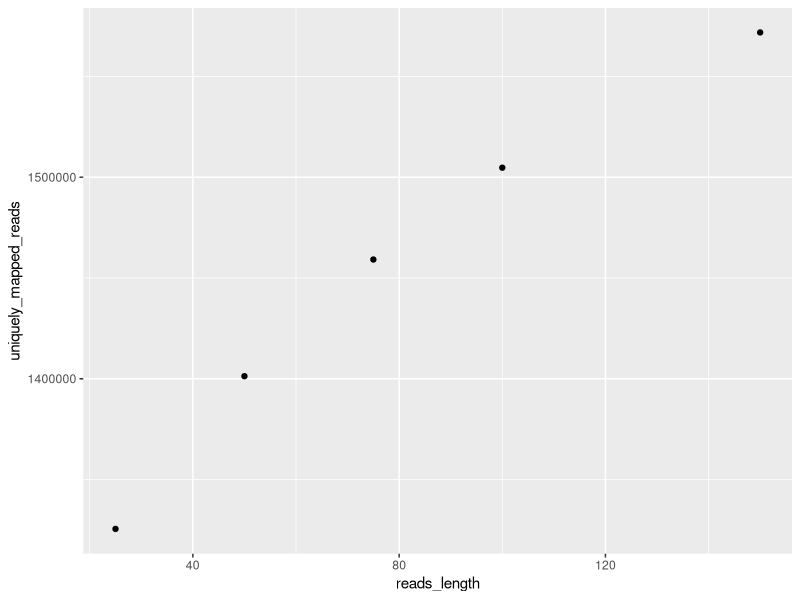
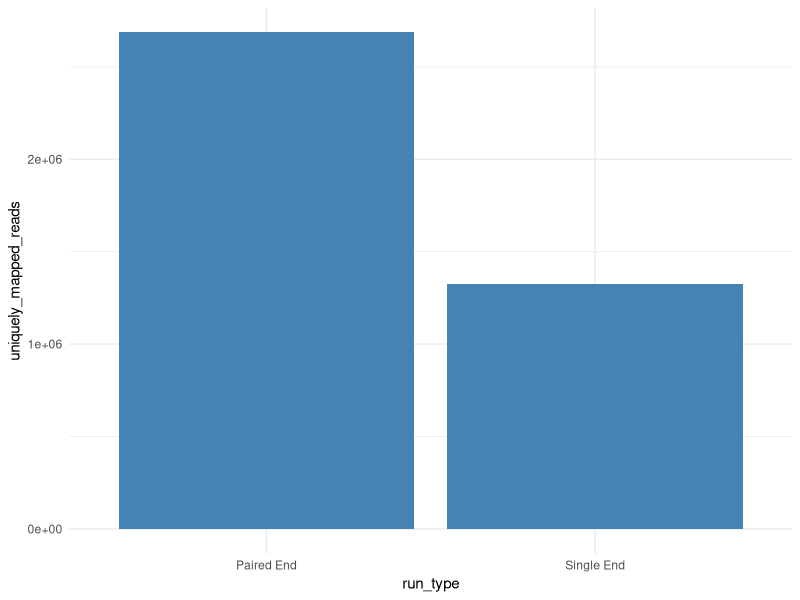

These figures' R source, in order:
## ---- chunk 1
## First, we create a dataframe with two columns, one (reads_length) for the different read lengths and another (uniquely_mapped_reads for the number of uniquely mapped reads
#?# Substitute the sequence lengths with their respective number of uniquely mapped reads, that you got from sambamba view: - 1 pt
length_mapped_reads.df <- data.frame(reads_length=c(150,100,75,50,25),
                          uniquely_mapped_reads=c(1571825,1504718,1459162,1401280,1325510))## Here


## If you don't have it already, install the "ggplot2" package on your Rstudio 
## Go to packages on the bottom left part of the screen --> install --> type: ggplot2
## Accept to install the required dependencies :) 
                    
#?# Create a scatterplot using ggplot2 - 2 pt
## Use the reads_length for the x axis, uniquely_mapped_reads for the y axis; 
## Use the number of uniqquely mapped reads for the y axis
require(ggplot2)
ggplot(length_mapped_reads.df, aes(x=reads_length, y=uniquely_mapped_reads)) + geom_point(stat = "identity")

## Tips:
## You can look for tutorials on the internet, or use ggplot2's help to learn how to do this. 
## To search for help on a function, use the ? command. For instance: 
## ?geom_point


## ---- chunk 2

## First, we create a dataframe with two columns, one (run_type) for the different run types and another (uniquely_mapped_reads for the number of uniquely mapped reads.
#?# Substitute the SE and PE with their respective number of uniquely mapped reads that you got from sambamba view: - 1 pt
sequence_run.df <- data.frame(run_type=c("Single End", "Paired End"),
                              uniquely_mapped_reads=c(1325510,2686235))


#?# Using ggplot, create a barplot that shows the different number of uniquely mapped reads between the two run types: - 2 pt
## Use the run_type in the x-axis
## Use the uniquely_mapped_reads in the y-axis
ggplot(sequence_run.df, aes(x=run_type, y=uniquely_mapped_reads)) + geom_bar(stat="identity", fill = "steelblue") + theme_minimal()

#?# Does the run type makes a difference? If there is, is it large? - 1 pt
# Run type makes a large difference. There are ~2x more uniquely mapped reads in paired end than single end runs.

#?# In your own words explain the difference between SE and PE read alignment. - 1 pt
# Read pairs are created during sequencing as DNA fragments are sequences from both ends (forward and backwards reads). PE alignment aligns the read pairs to the reference genome.
# SE sequencing looks at the DNA fragments in one direction, which are individually aligned to the reference genome

#?# Given that the 50 bp reads (from last graph) contain the same number of bases as two 25 bp reads (25 bp PE; 25+25=50), why are the number of uniquely mapping reads different between these two? Which has more? Why do you think this is? - 3 pts
# 25 bp PE reads have more uniquely mapping reads. This is because PE sequencing produces twice the number of reads during sequencing in the form of read pairs. Read pairs allow more accurate alignment, especially over repetitive regions, which may also affect PE mapping reads.
  
